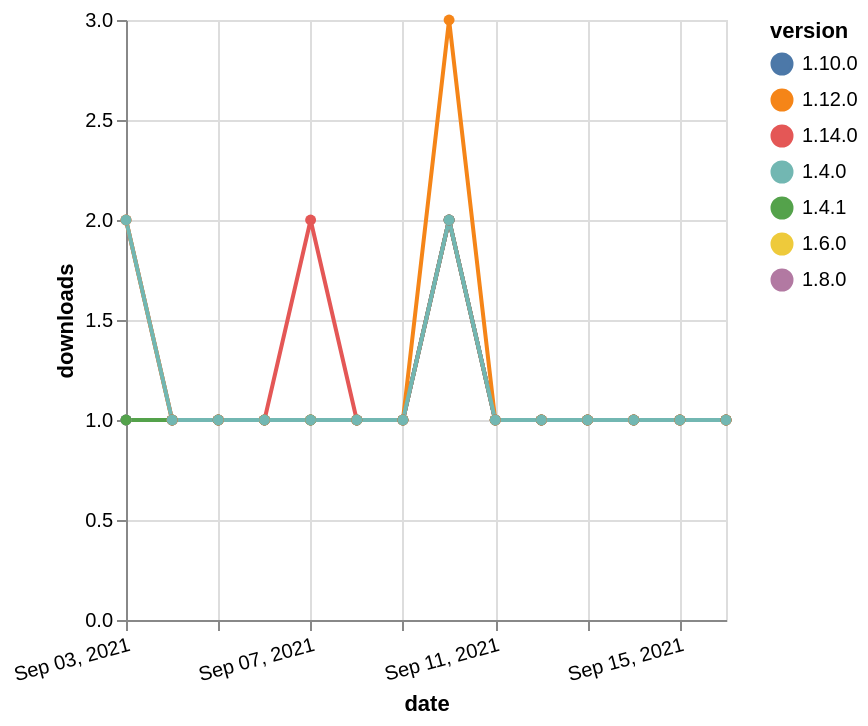

The specification (Vega-Lite) saved for this image:
### Vega-Lite specification from a JSON file in a GitHub repository (floating-point values rounded to 4 significant figures)
{"$schema": "https://vega.github.io/schema/vega-lite/v5.json", "description": "A simple bar chart with embedded data.", "data": {"values": [{"date": "2021-09-03", "total": 200, "delta": 1, "version": "1.6.0"}, {"date": "2021-09-04", "total": 201, "delta": 1, "version": "1.6.0"}, {"date": "2021-09-05", "total": 202, "delta": 1, "version": "1.6.0"}, {"date": "2021-09-06", "total": 203, "delta": 1, "version": "1.6.0"}, {"date": "2021-09-07", "total": 204, "delta": 1, "version": "1.6.0"}, {"date": "2021-09-08", "total": 205, "delta": 1, "version": "1.6.0"}, {"date": "2021-09-09", "total": 206, "delta": 1, "version": "1.6.0"}, {"date": "2021-09-10", "total": 208, "delta": 2, "version": "1.6.0"}, {"date": "2021-09-11", "total": 209, "delta": 1, "version": "1.6.0"}, {"date": "2021-09-12", "total": 210, "delta": 1, "version": "1.6.0"}, {"date": "2021-09-13", "total": 211, "delta": 1, "version": "1.6.0"}, {"date": "2021-09-14", "total": 212, "delta": 1, "version": "1.6.0"}, {"date": "2021-09-15", "total": 213, "delta": 1, "version": "1.6.0"}, {"date": "2021-09-16", "total": 214, "delta": 1, "version": "1.6.0"}, {"date": "2021-09-03", "total": 186, "delta": 1, "version": "1.8.0"}, {"date": "2021-09-04", "total": 187, "delta": 1, "version": "1.8.0"}, {"date": "2021-09-05", "total": 188, "delta": 1, "version": "1.8.0"}, {"date": "2021-09-06", "total": 189, "delta": 1, "version": "1.8.0"}, {"date": "2021-09-07", "total": 190, "delta": 1, "version": "1.8.0"}, {"date": "2021-09-08", "total": 191, "delta": 1, "version": "1.8.0"}, {"date": "2021-09-09", "total": 192, "delta": 1, "version": "1.8.0"}, {"date": "2021-09-10", "total": 194, "delta": 2, "version": "1.8.0"}, {"date": "2021-09-11", "total": 195, "delta": 1, "version": "1.8.0"}, {"date": "2021-09-12", "total": 196, "delta": 1, "version": "1.8.0"}, {"date": "2021-09-13", "total": 197, "delta": 1, "version": "1.8.0"}, {"date": "2021-09-14", "total": 198, "delta": 1, "version": "1.8.0"}, {"date": "2021-09-15", "total": 199, "delta": 1, "version": "1.8.0"}, {"date": "2021-09-16", "total": 200, "delta": 1, "version": "1.8.0"}, {"date": "2021-09-03", "total": 166, "delta": 1, "version": "1.10.0"}, {"date": "2021-09-04", "total": 167, "delta": 1, "version": "1.10.0"}, {"date": "2021-09-05", "total": 168, "delta": 1, "version": "1.10.0"}, {"date": "2021-09-06", "total": 169, "delta": 1, "version": "1.10.0"}, {"date": "2021-09-07", "total": 170, "delta": 1, "version": "1.10.0"}, {"date": "2021-09-08", "total": 171, "delta": 1, "version": "1.10.0"}, {"date": "2021-09-09", "total": 172, "delta": 1, "version": "1.10.0"}, {"date": "2021-09-10", "total": 174, "delta": 2, "version": "1.10.0"}, {"date": "2021-09-11", "total": 175, "delta": 1, "version": "1.10.0"}, {"date": "2021-09-12", "total": 176, "delta": 1, "version": "1.10.0"}, {"date": "2021-09-13", "total": 177, "delta": 1, "version": "1.10.0"}, {"date": "2021-09-14", "total": 178, "delta": 1, "version": "1.10.0"}, {"date": "2021-09-15", "total": 179, "delta": 1, "version": "1.10.0"}, {"date": "2021-09-16", "total": 180, "delta": 1, "version": "1.10.0"}, {"date": "2021-09-03", "total": 243, "delta": 1, "version": "1.4.1"}, {"date": "2021-09-04", "total": 244, "delta": 1, "version": "1.4.1"}, {"date": "2021-09-05", "total": 245, "delta": 1, "version": "1.4.1"}, {"date": "2021-09-06", "total": 246, "delta": 1, "version": "1.4.1"}, {"date": "2021-09-07", "total": 247, "delta": 1, "version": "1.4.1"}, {"date": "2021-09-08", "total": 248, "delta": 1, "version": "1.4.1"}, {"date": "2021-09-09", "total": 249, "delta": 1, "version": "1.4.1"}, {"date": "2021-09-10", "total": 251, "delta": 2, "version": "1.4.1"}, {"date": "2021-09-11", "total": 252, "delta": 1, "version": "1.4.1"}, {"date": "2021-09-12", "total": 253, "delta": 1, "version": "1.4.1"}, {"date": "2021-09-13", "total": 254, "delta": 1, "version": "1.4.1"}, {"date": "2021-09-14", "total": 255, "delta": 1, "version": "1.4.1"}, {"date": "2021-09-15", "total": 256, "delta": 1, "version": "1.4.1"}, {"date": "2021-09-16", "total": 257, "delta": 1, "version": "1.4.1"}, {"date": "2021-09-03", "total": 114, "delta": 2, "version": "1.14.0"}, {"date": "2021-09-04", "total": 115, "delta": 1, "version": "1.14.0"}, {"date": "2021-09-05", "total": 116, "delta": 1, "version": "1.14.0"}, {"date": "2021-09-06", "total": 117, "delta": 1, "version": "1.14.0"}, {"date": "2021-09-07", "total": 119, "delta": 2, "version": "1.14.0"}, {"date": "2021-09-08", "total": 120, "delta": 1, "version": "1.14.0"}, {"date": "2021-09-09", "total": 121, "delta": 1, "version": "1.14.0"}, {"date": "2021-09-10", "total": 123, "delta": 2, "version": "1.14.0"}, {"date": "2021-09-11", "total": 124, "delta": 1, "version": "1.14.0"}, {"date": "2021-09-12", "total": 125, "delta": 1, "version": "1.14.0"}, {"date": "2021-09-13", "total": 126, "delta": 1, "version": "1.14.0"}, {"date": "2021-09-14", "total": 127, "delta": 1, "version": "1.14.0"}, {"date": "2021-09-15", "total": 128, "delta": 1, "version": "1.14.0"}, {"date": "2021-09-16", "total": 129, "delta": 1, "version": "1.14.0"}, {"date": "2021-09-03", "total": 188, "delta": 2, "version": "1.12.0"}, {"date": "2021-09-04", "total": 189, "delta": 1, "version": "1.12.0"}, {"date": "2021-09-05", "total": 190, "delta": 1, "version": "1.12.0"}, {"date": "2021-09-06", "total": 191, "delta": 1, "version": "1.12.0"}, {"date": "2021-09-07", "total": 192, "delta": 1, "version": "1.12.0"}, {"date": "2021-09-08", "total": 193, "delta": 1, "version": "1.12.0"}, {"date": "2021-09-09", "total": 194, "delta": 1, "version": "1.12.0"}, {"date": "2021-09-10", "total": 197, "delta": 3, "version": "1.12.0"}, {"date": "2021-09-11", "total": 198, "delta": 1, "version": "1.12.0"}, {"date": "2021-09-12", "total": 199, "delta": 1, "version": "1.12.0"}, {"date": "2021-09-13", "total": 200, "delta": 1, "version": "1.12.0"}, {"date": "2021-09-14", "total": 201, "delta": 1, "version": "1.12.0"}, {"date": "2021-09-15", "total": 202, "delta": 1, "version": "1.12.0"}, {"date": "2021-09-16", "total": 203, "delta": 1, "version": "1.12.0"}, {"date": "2021-09-03", "total": 253, "delta": 2, "version": "1.4.0"}, {"date": "2021-09-04", "total": 254, "delta": 1, "version": "1.4.0"}, {"date": "2021-09-05", "total": 255, "delta": 1, "version": "1.4.0"}, {"date": "2021-09-06", "total": 256, "delta": 1, "version": "1.4.0"}, {"date": "2021-09-07", "total": 257, "delta": 1, "version": "1.4.0"}, {"date": "2021-09-08", "total": 258, "delta": 1, "version": "1.4.0"}, {"date": "2021-09-09", "total": 259, "delta": 1, "version": "1.4.0"}, {"date": "2021-09-10", "total": 261, "delta": 2, "version": "1.4.0"}, {"date": "2021-09-11", "total": 262, "delta": 1, "version": "1.4.0"}, {"date": "2021-09-12", "total": 263, "delta": 1, "version": "1.4.0"}, {"date": "2021-09-13", "total": 264, "delta": 1, "version": "1.4.0"}, {"date": "2021-09-14", "total": 265, "delta": 1, "version": "1.4.0"}, {"date": "2021-09-15", "total": 266, "delta": 1, "version": "1.4.0"}, {"date": "2021-09-16", "total": 267, "delta": 1, "version": "1.4.0"}]}, "width": "container", "mark": {"type": "line", "point": {"filled": true}}, "encoding": {"x": {"field": "date", "type": "temporal", "timeUnit": "yearmonthdate", "title": "date", "axis": {"labelAngle": -15}}, "y": {"field": "delta", "type": "quantitative", "title": "downloads"}, "color": {"field": "version", "type": "nominal"}, "tooltip": {"field": "delta"}}}
